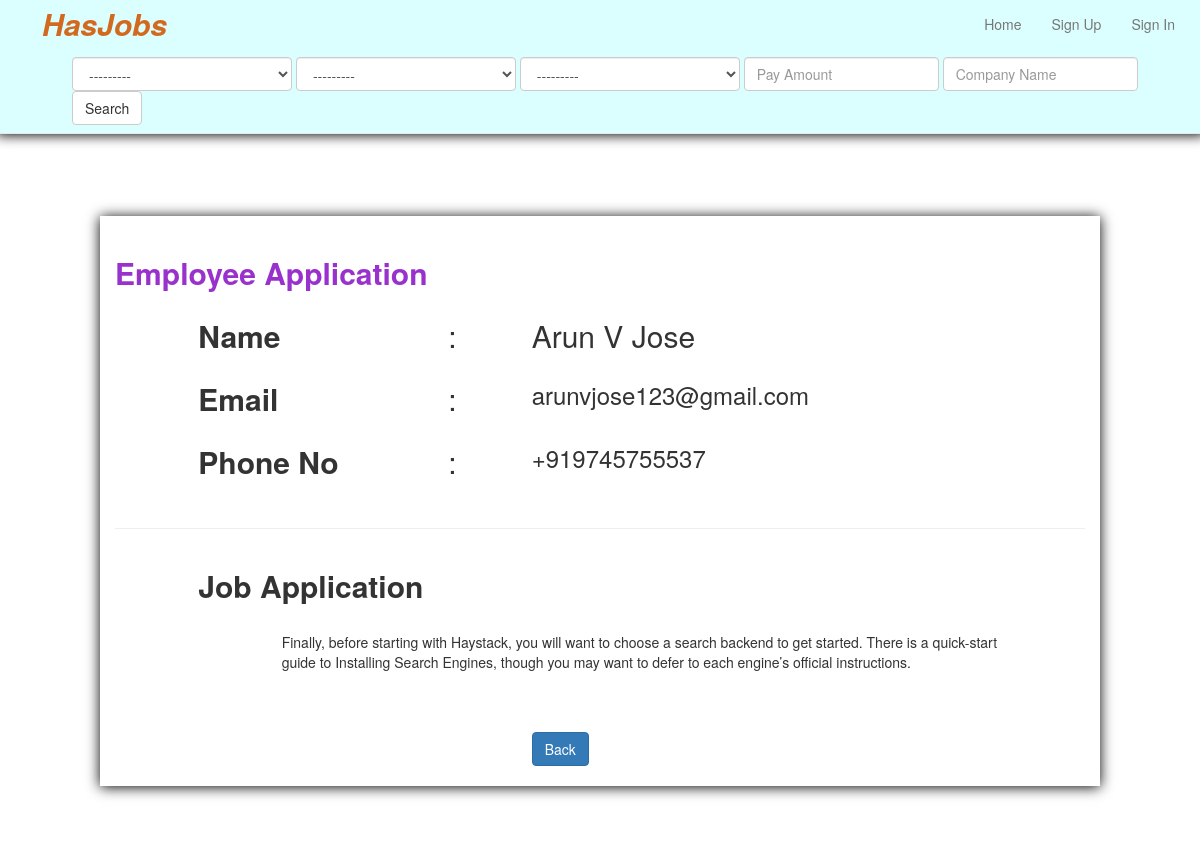
Page /application-one/arunvjose123gmailcom on the committed database.
### app_hasjob/models.py (models this page shows, shortened)
class Employee(models.Model):
	user = models.ForeignKey(User, blank=True, null=True)
	name = models.CharField(max_length=200)
	email = models.CharField(max_length=200)
	slug = models.SlugField(unique=True, blank=True, null=True)
	phone = models.CharField(max_length=200)
	job_application = models.TextField()
	class Meta:
		verbose_name = ("Employee")
		verbose_name_plural = ("Employees")

### app_hasjob/views.py (the view)
# urls.py: url(r'^application-one/(?P<slug>[\w-]+)$', 'app_hasjob.views.application_one', name='application_one'),
def application_one(request, slug):
	application_one = Employee.objects.get(slug=slug)
	return render(request, 'employer/application_one.html', {'application_one': application_one})

### app_hasjob/forms.py
class JobFilterForm(forms.Form):
	location__id = forms.ModelChoiceField(queryset=Location.objects.all(),widget=forms.Select(attrs={"class":"form-control","style":"width:220px"}))
	add_job_types__id = forms.ModelChoiceField(queryset=AddJobTypes.objects.all(),widget=forms.Select(attrs={"class":"form-control","style":"width:220px"}))
	add_job_category__id = forms.ModelChoiceField(queryset=AddJobCategory.objects.all(),widget=forms.Select(attrs={"class":"form-control","style":"width:220px"}))

### app_hasjob/models.py (called while the page is built)
	def __str__(self):
		return self.location

	def __str__(self):
		return self.types

	def __str__(self):
		return self.category

### app_hasjob/templatetags/job_filter.py (called while the page is built)
@register.inclusion_tag("tags/job_filter.html")
def job_filter(request):
	filter_form = JobFilterForm(request.GET)
	return {'filter_form': filter_form}

### templates/employer/application_one.html
{% extends "base.html" %}
{% block content %}
	<br><br>
	<div class="row">
		<div class="row">
			<div class="col-lg-offset-1 col-lg-10 box-shad">
				<br>
				<h2 style="color:#9932CC"><b>Employee Application</b></h2>
				<div class="row">
					<div class="col-lg-offset-1 col-lg-3">
						<h2><b>Name</b></h2>
					</div>
					<div class="col-lg-1">
						<h2>:</h2>
					</div>
					<div class="col-lg-4">
						<h2>{{application_one.name}}</h2>
					</div>
				</div>
				<div class="row">
					<div class="col-lg-offset-1 col-lg-3">
						<h2><b>Email</b></h2>
					</div>
					<div class="col-lg-1">
						<h2>:</h2>
					</div>
					<div class="col-lg-4">
						<h3>{{application_one.email}}</h3>
					</div>
				</div>
				<div class="row">
					<div class="col-lg-offset-1 col-lg-3">
						<h2><b>Phone No</b></h2>
					</div>
					<div class="col-lg-1">
						<h2>:</h2>
					</div>
					<div class="col-lg-4">
						<h3>{{application_one.phone}}</h3>
					</div>
				</div>
				<br>
				<hr>
				<div class="row">
					<div class="col-lg-offset-1 col-lg-10">
						<h2><b>Job Application</b></h2>
						<br>
					</div>
					<div class="col-lg-offset-2 col-lg-9">
						{{application_one.job_application}}
						<br><br>
					</div>
				</div>
				<br><br>
				<div class="row">
					<div class="col-lg-offset-5 col-lg-4">
						<a class="btn btn-primary" href="/application-list">Back</a>
					</div>
				</div>
				<br>
			</div>
		</div>
	</div>
	<br><br><br><br>
{% endblock %}

### staticdirs/css/justified-nav.css (style rules this page uses)
body { padding-top: 20px; }

### staticdirs/css/style.css (style rules this page uses)
.box-shad { -moz-box-shadow: 0px 1px 13px #000000; -webkit-box-shadow: 0px 1px 13px #000000; box-shadow: 0px 1px 13px #000000; }

### rows in the picture
Employee: name "Arun V Jose", email "arunvjose123@gmail.com", phone "+919745755537", job_application "Finally, before starting with Haystack, you will want to choose a search backend to get started. There is a quick-start guide to Installing Search Engines, though you may want to defer to each engine’s official instructions."
